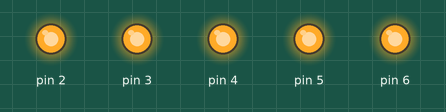
Recording of a sketch running on a simulated Arduino Uno, built with avr-gcc and run on an emulated ATmega328P. Shown: output pins drawn as LEDs (lit = HIGH).

Above: at 0.5 s.
At 3.5 s:
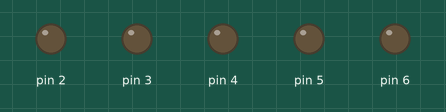
Timing chart, 0 to 4.6 s (numbered marks = the images above):
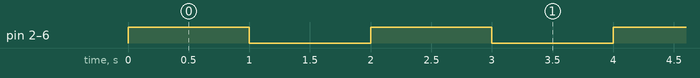

Measured:
- by itself, pin 2–6: alternates HIGH for 1.0 s and LOW for 1.0 s

The sketch:

led.ino
```cpp
void setup() {
  // put your setup code here, to run once:

  for(int i=2;i<=6;i++)
  {
    pinMode(i,OUTPUT);
  }

}

void loop() {
  // put your main code here, to run repeatedly:

  for(int i=2;i<=6;i++)
  {
    digitalWrite(i,HIGH);
  }

  delay(1000);

  for(int i=2;i<=6;i++)
  {
    digitalWrite(i,LOW);
  }

  delay(1000);
}
```
